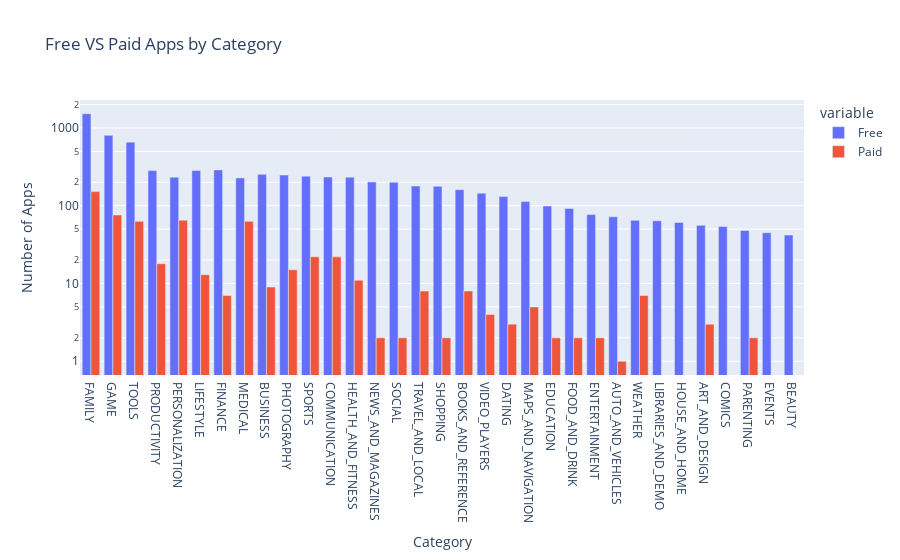

The notebook cell saved with this chart:
### Code cell
bar_double = px.bar(
    df_free_vs_paid,
    x='Category',
    y=['Free', 'Paid'],   # multiple columns for grouped bars
    barmode='group',
    title='Free VS Paid Apps by Category'
)

bar_double.update_xaxes(categoryorder='total descending')
bar_double.update_layout(xaxis_title='Category',
                    yaxis_title='Number of Apps',
                    xaxis={'categoryorder':'total descending'},
                    yaxis=dict(type='log'))
bar_double.show()

### Figure 1 — Plotly figure (JSON) as saved in the notebook; plotly's stock layout.template omitted (floating-point values rounded to 4 significant figures)
{"data": [{"alignmentgroup": "True", "hovertemplate": "variable=Free<br>Category=%{x}<br>value=%{y}<extra></extra>", "legendgroup": "Free", "marker": {"color": "#636efa", "pattern": {"shape": ""}}, "name": "Free", "offsetgroup": "Free", "orientation": "v", "showlegend": true, "textposition": "auto", "type": "bar", "x": ["ART_AND_DESIGN", "AUTO_AND_VEHICLES", "BEAUTY", "BOOKS_AND_REFERENCE", "BUSINESS", "COMICS", "COMMUNICATION", "DATING", "EDUCATION", "ENTERTAINMENT", "EVENTS", "FAMILY", "FINANCE", "FOOD_AND_DRINK", "GAME", "HEALTH_AND_FITNESS", "HOUSE_AND_HOME", "LIBRARIES_AND_DEMO", "LIFESTYLE", "MAPS_AND_NAVIGATION", "MEDICAL", "NEWS_AND_MAGAZINES", "PARENTING", "PERSONALIZATION", "PHOTOGRAPHY", "PRODUCTIVITY", "SHOPPING", "SOCIAL", "SPORTS", "TOOLS", "TRAVEL_AND_LOCAL", "VIDEO_PLAYERS", "WEATHER"], "xaxis": "x", "y": [56.0, 72.0, 42.0, 161.0, 254.0, 54.0, 234.0, 131.0, 99.0, 77.0, 45.0, 1523.0, 289.0, 92.0, 804.0, 233.0, 61.0, 64.0, 284.0, 113.0, 228.0, 202.0, 48.0, 233.0, 248.0, 283.0, 178.0, 201.0, 240.0, 657.0, 179.0, 145.0, 65.0], "yaxis": "y"}, {"alignmentgroup": "True", "hovertemplate": "variable=Paid<br>Category=%{x}<br>value=%{y}<extra></extra>", "legendgroup": "Paid", "marker": {"color": "#EF553B", "pattern": {"shape": ""}}, "name": "Paid", "offsetgroup": "Paid", "orientation": "v", "showlegend": true, "textposition": "auto", "type": "bar", "x": ["ART_AND_DESIGN", "AUTO_AND_VEHICLES", "BEAUTY", "BOOKS_AND_REFERENCE", "BUSINESS", "COMICS", "COMMUNICATION", "DATING", "EDUCATION", "ENTERTAINMENT", "EVENTS", "FAMILY", "FINANCE", "FOOD_AND_DRINK", "GAME", "HEALTH_AND_FITNESS", "HOUSE_AND_HOME", "LIBRARIES_AND_DEMO", "LIFESTYLE", "MAPS_AND_NAVIGATION", "MEDICAL", "NEWS_AND_MAGAZINES", "PARENTING", "PERSONALIZATION", "PHOTOGRAPHY", "PRODUCTIVITY", "SHOPPING", "SOCIAL", "SPORTS", "TOOLS", "TRAVEL_AND_LOCAL", "VIDEO_PLAYERS", "WEATHER"], "xaxis": "x", "y": [3.0, 1.0, NaN, 8.0, 9.0, NaN, 22.0, 3.0, 2.0, 2.0, NaN, 152.0, 7.0, 2.0, 76.0, 11.0, NaN, NaN, 13.0, 5.0, 63.0, 2.0, 2.0, 65.0, 15.0, 18.0, 2.0, 2.0, 22.0, 63.0, 8.0, 4.0, 7.0], "yaxis": "y"}], "layout": {"barmode": "group", "legend": {"title": {"text": "variable"}, "tracegroupgap": 0}, "title": {"text": "Free VS Paid Apps by Category"}, "xaxis": {"anchor": "y", "categoryorder": "total descending", "domain": [0, 1], "title": {"text": "Category"}}, "yaxis": {"anchor": "x", "domain": [0, 1], "title": {"text": "Number of Apps"}, "type": "log"}}}
